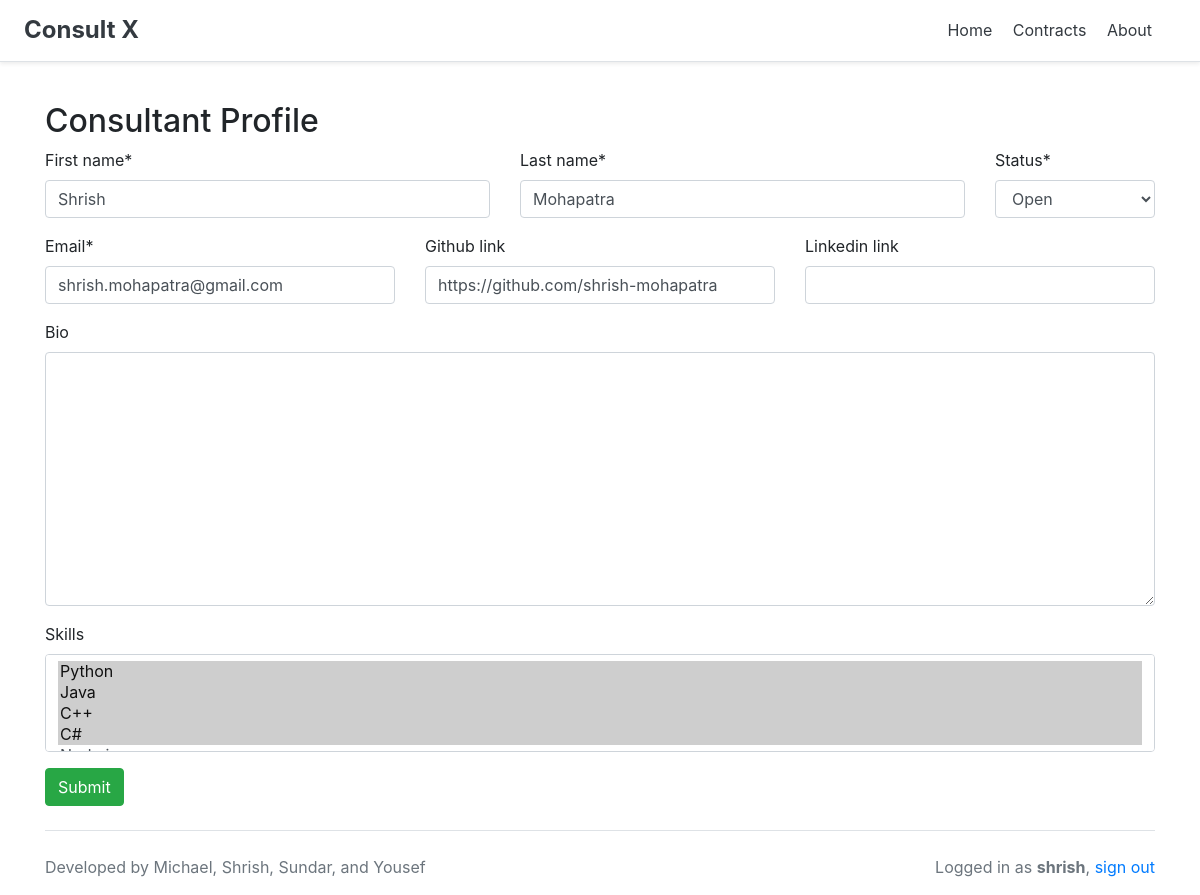
Before: /profiles/edit_profile (signed in) with the older database file.
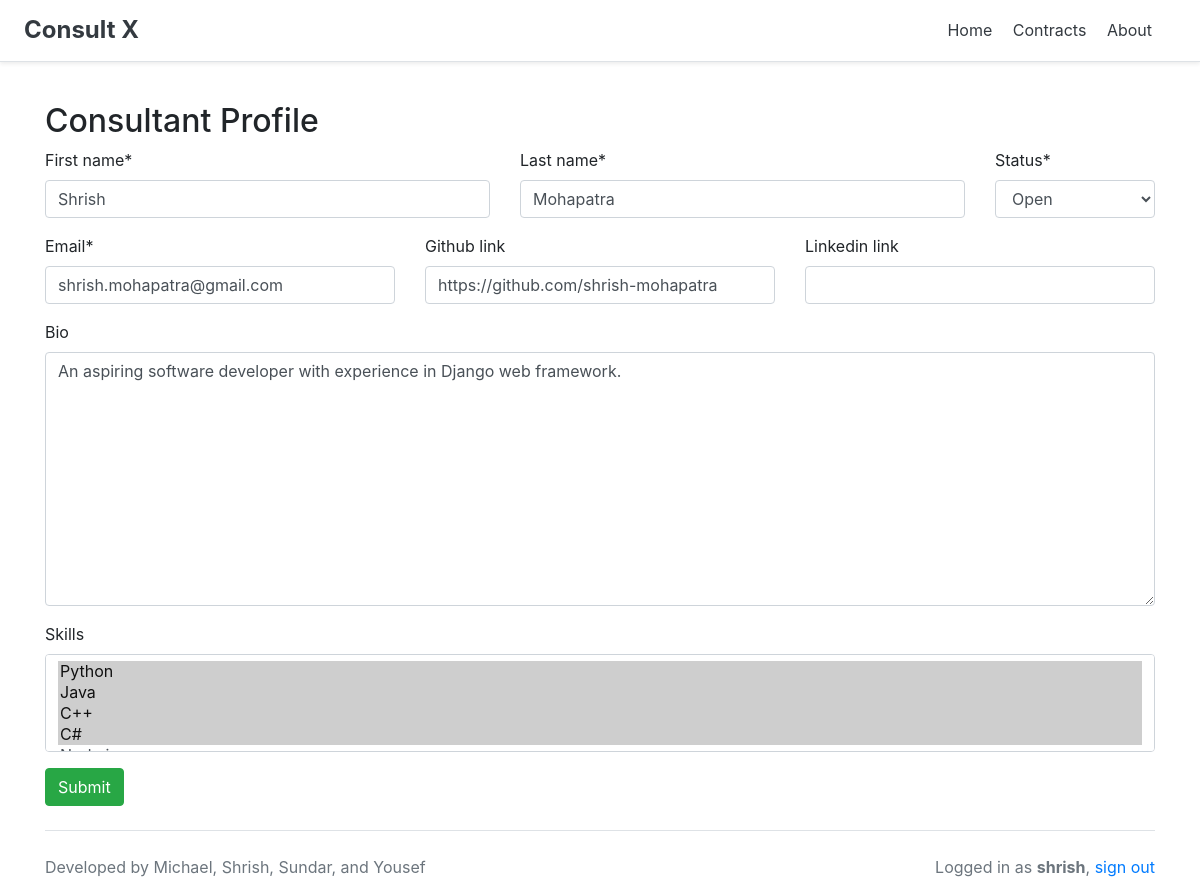
After: the same page with the newer database file.
### profiles/models.py (models this page shows, shortened)
class Consultant(models.Model):
    user = models.OneToOneField(User, on_delete=models.CASCADE, null=True, blank=True)
    first_name = models.CharField(max_length=64)
    last_name = models.CharField(max_length=64)
    email = models.CharField(max_length=64)
    bio = models.TextField(blank=True)
    linkedin_link = models.CharField(max_length=128, blank=True)
    github_link = models.CharField(max_length=128, blank=True)
    status = models.CharField(max_length=64, choices=ch_status, default = "Open")
    skills = models.ManyToManyField(Skill, blank=True)

### profiles/views.py (the view)
def edit_profile(request):
    profile, ref = get_profile(request)
    if request.method == 'POST':
        form = prof_forms[ref](request.POST, instance=profile)
        if form.is_valid():
            form.save()
            return redirect('index')
    else:
        form = prof_forms[ref](instance=profile)
    return render(request, prof_forms_html[ref], {'form': form})

### profiles/forms.py
class ConsultantForm(forms.ModelForm):
    class Meta:
        model = Consultant
        exclude = ('user',)
        fields = "__all__"

### profiles/models.py (called while the page is built)
    def __str__(self):
        return self.name

### profiles/views.py (called while the page is built)
def get_profile(request):
    profile, ref, status = get_profile_status(request)
    return profile, ref

def get_profile_status(request):
    status = False
    for i in range(len(prof_type)):
        query = prof_type[i].objects.filter(user=request.user)
        if len(query) != 0:
            if query[0].first_name != "":
                status = True
            return query[0], i, status
    return None, 0, status

### profiles/templates/consultant_form.html (shortened to what this page needs)
{% extends 'base.html' %}
{% load crispy_forms_tags %}
{% block body %}
<h2>Consultant Profile</h2>
<form method="POST" class="needs-validation">
    <div class="row">
        <div class="col-5">
            {{ form.first_name|as_crispy_field }}
        </div>
        <div class="col-5">
            {{ form.last_name|as_crispy_field }}
        </div>
        <div class="col-2">
            {{ form.status|as_crispy_field }}
        </div>
    </div>
    <div class="row">
        <div class="col-4">
            {{ form.email|as_crispy_field }}
        </div>
        <div class="col-4">
            {{ form.github_link|as_crispy_field }}
        </div>
        <div class="col-4">
            {{ form.linkedin_link|as_crispy_field }}
        </div>
    </div>
    {{ form.bio|as_crispy_field }}
    {{ form.skills|as_crispy_field }}
    <button type="submit" class="btn btn-success" name="button">Submit</button>
</form>
{% endblock %}

Changed rows visible on the page:
changed Consultant "Shrish": bio (not shown) → "An aspiring software developer with experience in Django web framework."
